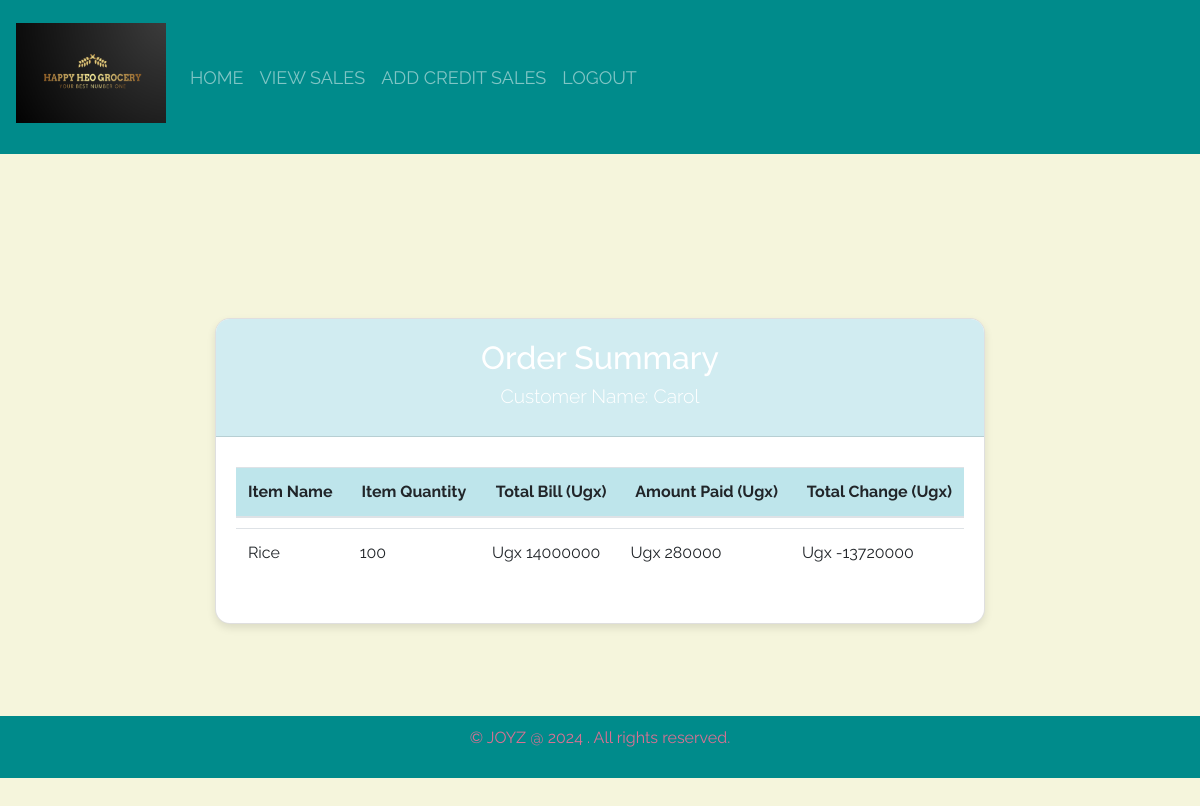
The page /receipt/12/ (signed in) on the database its author committed.
### groceryapp/models.py (models this page shows, shortened)
class Sale(models.Model):
    item = models.ForeignKey(Stocks, on_delete=models.CASCADE)
    quantity = models.IntegerField(default=0, null=True, blank=True)
    amount_received = models.IntegerField(default=0, null=True, blank=True)
    issued_to = models.CharField(max_length=50, null=True, blank=True)
    unit_price = models.IntegerField(default=0, null=True, blank=True)
    stock_date = models.DateTimeField(default=datetime.now())
    stock_time = models.TimeField(auto_now_add=True)
    sales_agent = models.CharField(max_length=50, null=True, blank=True)

class Stocks(models.Model):
    item_name = models.CharField(max_length = 50, null = True, blank = True)
    stock_types = models.CharField(max_length = 50, null = True, blank = True)
    stock_date = models.DateTimeField(default=datetime.now())
    stock_time = models.TimeField(auto_now_add=True)
    total_quantity = models.IntegerField(default=0, null = True, blank = True)
    stock_cost = models.IntegerField(default = 0, null = True, blank = True)
    stock_dealer_name = models.CharField(max_length = 50, null = True, blank = True)
    stock_branch_name = models.CharField(max_length = 50, null = True, blank = True)
    stock_contact = models.CharField(max_length = 50, null = True, blank = True)
    unit_price = models.IntegerField(default = 0, null = True, blank = True)

### groceryapp/views.py (the view)
# urls.py: path('receipt/<int:receipt_id>/',views.receipt_detail, name='receipt_detail'),
@login_required
def receipt_detail(request, receipt_id):
    receipt = Sale.objects.get(id=receipt_id)
    total_price = receipt.quantity * receipt.unit_price
    change = receipt.amount_received - total_price
    context = {
        'receipt': receipt,
        'total_price': total_price,
        'change': change
    }
    return render(request, 'groceryapp/receipt_detail.html', context)

### groceryapp/templates/groceryapp/receipt_detail.html (shortened to what this page needs)
{% extends 'groceryapp/base.html' %}
{% block content %}
{% load static %}
<br /><br><br><br><br><br>
<div class="container" style="max-width: 800px; margin-top: 20px;">
  <div class="row">
    <div class="col-md-12">
      <div class="card" style="border-radius: 15px; box-shadow: 0px 4px 8px rgba(0, 0, 0, 0.1); overflow: hidden;">
        <div class="card-header" style="background-color: #d1ecf1; color: white; text-align: center; padding: 20px;">
          <h1 class="mb-2" style="font-size: 2em;">Order Summary</h1>
          <h2 class="lead" style="font-size: 1.2em;">Customer Name: {{ receipt.issued_to | title }}</h2>
        </div>
        <div class="card-body">
          <div class="table-responsive">
            <table class="table table-sm" style="border-collapse: separate; border-spacing: 0 10px;">
              <thead style="background-color: #bee5eb; border-bottom: 2px solid #dee2e6;">
                <tr>
                  <th style="padding: 12px; text-align: left; font-weight: bold;">Item Name</th>
                  <th style="padding: 12px; text-align: center; font-weight: bold;">Item Quantity</th>
                  <th style="padding: 12px; text-align: right; font-weight: bold;">Total Bill (Ugx)</th>
                  <th style="padding: 12px; text-align: right; font-weight: bold;">Amount Paid (Ugx)</th>
                  <th style="padding: 12px; text-align: right; font-weight: bold;">Total Change (Ugx)</th>
                </tr>
              </thead>
              <tbody>
                <tr style="background-color: white; border: 1px solid #dee2e6; border-radius: 8px;">
                  <td style="padding: 12px;">{{ receipt.item.item_name | title }}</td>
                  <td class="text-xs-center" style="padding: 12px;">{{ receipt.quantity }}</td>
                  <td class="text-xs-right" style="padding: 12px;">
                    Ugx {% if total_price %} {{ total_price }} {% else %} 0 {% endif %}
                  </td>
                  <td class="text-xs-right" style="padding: 12px;">Ugx {{ receipt.amount_received }}</td>
                  <td class="text-xs-right" style="padding: 12px;">
                    Ugx {% if change %} {{ change }} {% else %} 0 {% endif %}
                  </td>
                </tr>
              </tbody>
            </table>
          </div>
        </div>
      </div>
    </div>
  </div>
</div>
<br><br><br>
<div class="footer" style="text-align: center; padding: 20px; font-size: 0.9em; color: #6c757d;">
</div>
{% endblock %}

### groceryapp/static/css/main.css (style rules this page uses)
html, body { position: relative; overflow-x: hidden; background: url; width: 100% !important; height: 100vh; display: table; background-position: center; background-attachment: scroll; background-size: cover; background-repeat: no-repeat; justify-content: space-between; align-items: center; padding: 0; margin: 0; padding-bottom: 60px; }
body { background-color: beige; font-family: 'raleway'; }
.footer { background-color: darkcyan; color: palevioletred; padding: 10px 0; text-align: center; width: 100%; margin-top: 20px; position: absolute; }

### rows shown on the page
Sale: issued_to "Carol", item.item_name "Rice", quantity "100", amount_received "280000"

### other values the page prints
{{ total_price }} "14000000"
{{ change }} "-13720000"
